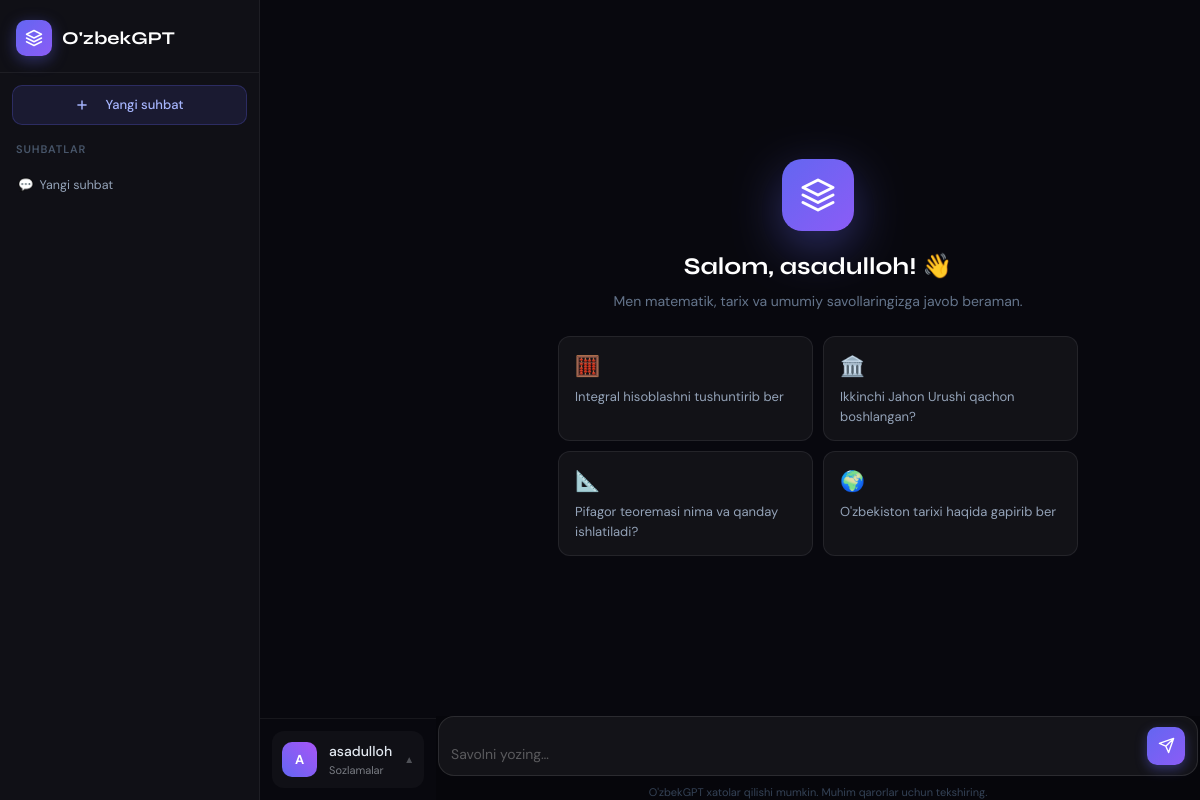
Page / (signed in) on the earlier database version.
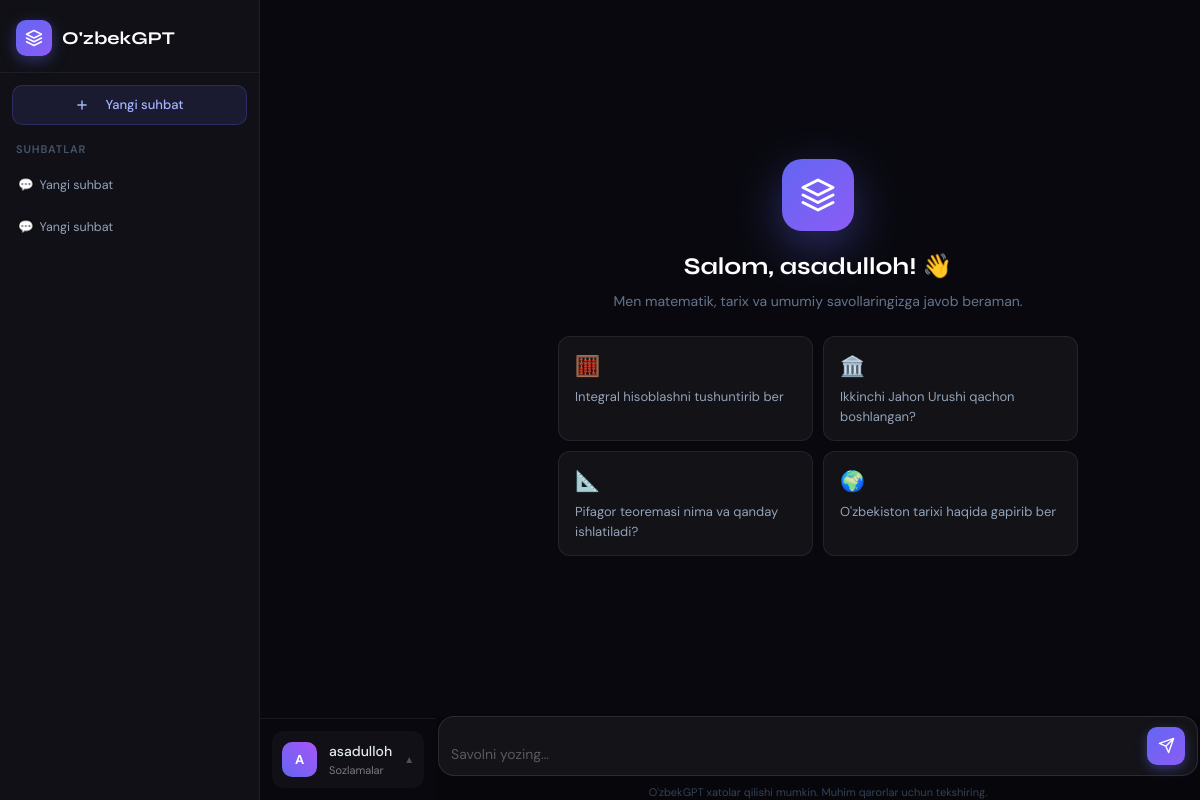
Same page on the later database version.
### AI/models.py (models this page shows, shortened)
class ChatSession(models.Model):
    user = models.ForeignKey(User, on_delete=models.CASCADE, related_name='sessions')
    title = models.CharField(max_length=200, default='Yangi suhbat')
    created_at = models.DateTimeField(auto_now_add=True)
    updated_at = models.DateTimeField(auto_now=True)
    class Meta:
        ordering = ['-updated_at']

### AI/views.py (the view)
# urls.py: path('',          views.chat_view,    name='chat'),
@login_required(login_url='login')
def chat_view(request):
    sessions = ChatSession.objects.filter(user=request.user).order_by('-id')
    session_id = request.GET.get('session')
    current_session = get_object_or_404(ChatSession, id=session_id, user=request.user) if session_id else None
    return render(request, 'chat.html', {
        'sessions': sessions,
        'current_session': current_session,
        'chat_messages': current_session.messages.all().order_by('id') if current_session else []
    })

### templates/chat.html (shortened to what the changed rows need)
<!DOCTYPE html>
<html lang="uz">
<head>
  <script src="https://cdn.tailwindcss.com"></script>
</head>
<body>
<div id="sidebar">
  <div class="sessions-list">
    {% for session in sessions %}
      <div class="session-item {% if current_session and current_session.id == session.id %}active{% endif %}">
        <a href="?session={{ session.id }}" style="flex:1;text-decoration:none;">
          <div class="session-title">
            <span style="margin-right:6px;">💬</span>{{ session.title|truncatechars:30 }}
          </div>
        </a>
        <form method="POST" action="{% url 'delete_session' session.id %}" style="display:inline;">
        </form>
      </div>
    {% empty %}
      <p style="font-size:12px;color:#334155;text-align:center;padding:20px 0;">Hali suhbat yo'q</p>
    {% endfor %}
  </div>
</div>
<div id="main">
  {% if not current_session %}
  <div id="welcome">
    <h2 class="text-white text-2xl font-bold text-center">Salom, {{ request.user.username }}! 👋</h2>
  </div>
  {% endif %}
</div>
</body>
</html>

Differences in the rows shown:
added ChatSession: title "Yangi suhbat"
